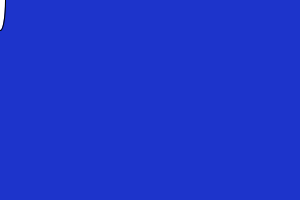
Frame 1 (no input)
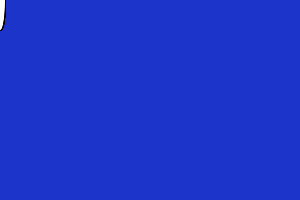
Frame 60 (the mouse pressed at the canvas centre just before this capture)
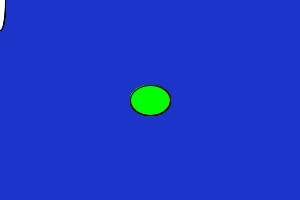
Frame 120 (the mouse held since frame 60 and released just before this capture)

The Processing sketch that drew these frames (run headless with seeded random() and noise(); from frame 60 on, the mouse is pressed at the canvas centre):

// Processing sketch: processing_78135
// ── processing_78135.pde

//definitions for the sketch
void setup(){
  size(300,200);
  
  background(29, 52, 203);
}

void draw(){
 
  //bedingung was gemacht wird wenn maus gedrückt
  if(mousePressed){
    ellipse(mouseX, mouseY, 40, 30);
    fill(0,255,0);
  }else{
    
    ellipse(mouseX, mouseY, 10, 60);
    fill(255);
  }
  //mouseX
  //mouseY   wo die Mouse sich befindet
  
  
}
